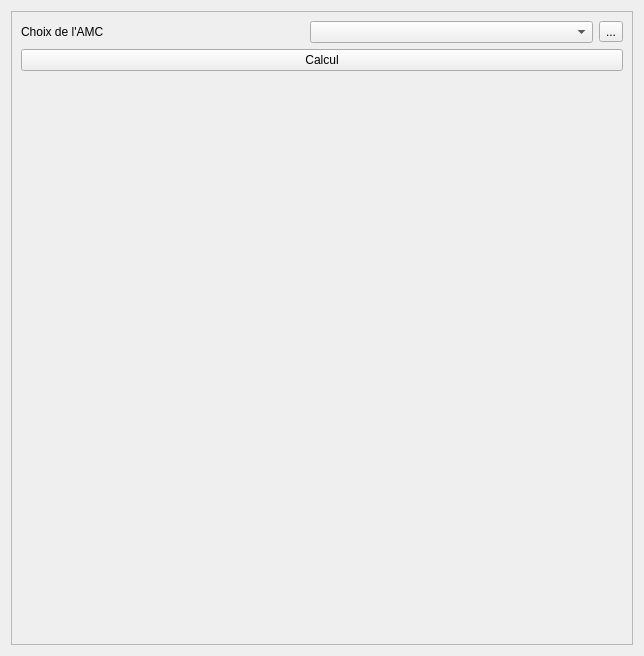
<?xml version="1.0" encoding="UTF-8"?>
<ui version="4.0">
 <class>Form</class>
 <widget class="QWidget" name="Form">
  <property name="geometry">
   <rect>
    <x>0</x>
    <y>0</y>
    <width>644</width>
    <height>656</height>
   </rect>
  </property>
  <property name="windowTitle">
   <string>Form</string>
  </property>
  <layout class="QVBoxLayout" name="verticalLayout">
   <item>
    <widget class="QFrame" name="frame">
     <property name="frameShape">
      <enum>QFrame::StyledPanel</enum>
     </property>
     <property name="frameShadow">
      <enum>QFrame::Raised</enum>
     </property>
     <layout class="QGridLayout" name="gridLayout">
      <item row="0" column="0">
       <widget class="QLabel" name="label">
        <property name="text">
         <string>Choix de l'AMC</string>
        </property>
       </widget>
      </item>
      <item row="2" column="0">
       <spacer name="verticalSpacer">
        <property name="orientation">
         <enum>Qt::Vertical</enum>
        </property>
        <property name="sizeHint" stdset="0">
         <size>
          <width>20</width>
          <height>40</height>
         </size>
        </property>
       </spacer>
      </item>
      <item row="0" column="2">
       <widget class="QToolButton" name="toolButton_editamc">
        <property name="text">
         <string>...</string>
        </property>
       </widget>
      </item>
      <item row="1" column="0" colspan="3">
       <widget class="QPushButton" name="pushButton_calcul">
        <property name="text">
         <string>Calcul</string>
        </property>
       </widget>
      </item>
      <item row="0" column="1">
       <widget class="QComboBox" name="comboBox_typeamc"/>
      </item>
     </layout>
    </widget>
   </item>
  </layout>
 </widget>
 <resources/>
 <connections/>
</ui>
